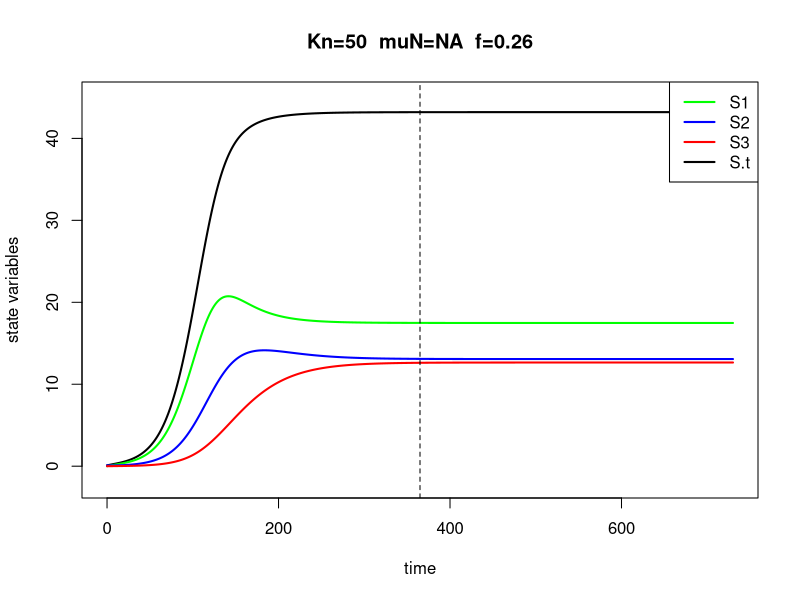
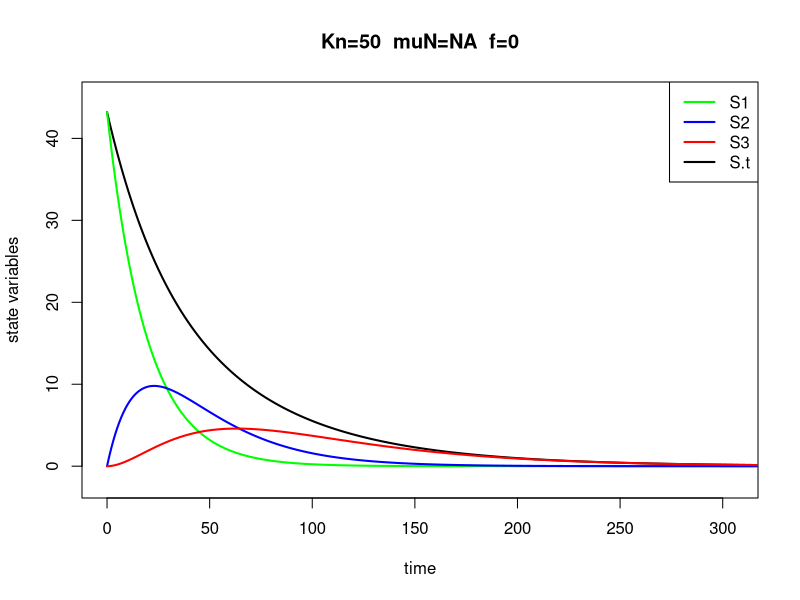
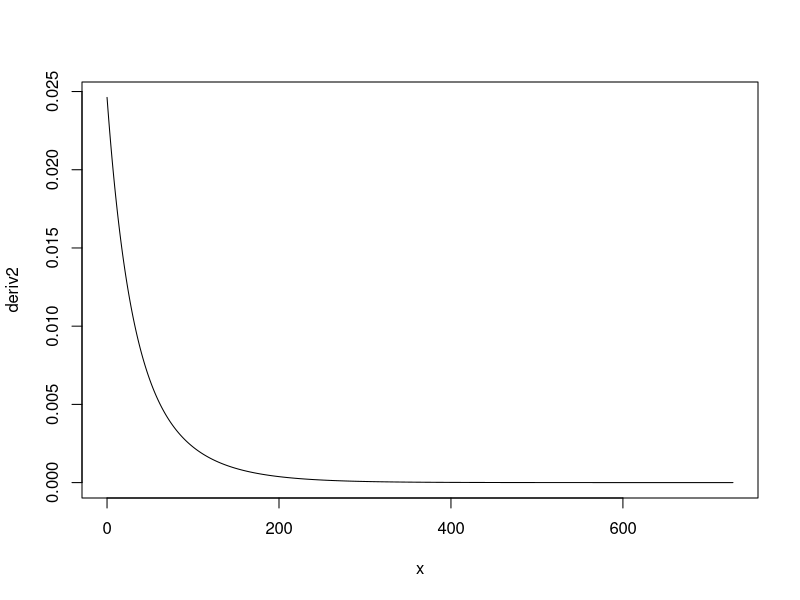

Generate these figures, in order, with R:
#To-do list
  #Size-dependent mortality in snail classes?
  

require(deSolve)

snail_size=function(t, n, parameters) { 
  with(as.list(parameters),{
    
    S1=n[1]
    S2=n[2]
    S3=n[3]
  
    N = S1+S2+S3
    
    dS1dt = f*(1-N/Kn)*(S2+S3) - muN1*S1 - psi1*S1 - g1*S1
    
    dS2dt = g1*S1 - muN2*S2 - psi2*S2 - g2*S2
    
    dS3dt = g2*S2 - muN3*S3 - psi3*S3
    
    
    return(list(c(dS1dt, dS2dt, dS3dt)))
  }) 
} 

#Set initial values and parameters ##################
nstart=c(S1 = 0, S2 = 0.1, S3 =0)
time=seq(0,365*2,1)

#List parameters and values
parameters=c(
  #Snail model parameters
    f = 0.26, #Birth rate of adult snails (snails/reproductive snail/day; including survival to detection; more like a recruitment rate)
    Kn = 50, #carrying capacity of snails (snails/m^2)
    muN1 = 1/40, #Natural mortality rate of small snails (deaths/snail/day; assume mean lifespan = 50 days)
    muN2 = 1/50, #Natural mortality rate of medium snails (deaths/snail/day; assume mean lifespan = 50 days)
    muN3 = 1/60, #Natural mortality rate of large snails (deaths/snail/day; assume mean lifespan = 50 days)
    psi1 = 0, #TBD: predation rate of prawn cohort on smallest size class of snails
    g1 = 1/37, #Growth rate of smallest size class snails (translated from mm/day from McCreesh 2014 to days of growth required for transition to next size class) 
    psi2 = 0, #TBD: predation rate of prawn cohort on medium size class of snails
    g2 = 1/62, ##Growth rate of medium size class snails (translated from mm/day from McCreesh 2014 to days of growth required for transition to next size class) 
    psi3 = 0 #TBD: predation rate of prawn cohort on large size class of snails
)


#Run & plot ###############
output_ss=as.data.frame(ode(nstart,time,snail_size,parameters))
  output_ss$S.t = output_ss$S1 + output_ss$S2 + output_ss$S3 #calculate total snail population density
  eqbm_ss<-output_ss[max(time),]
  
#plot results
par(mfrow = c(1,1))  
  plot(output_ss$time, output_ss$S.t, type = 'l', col = 'black', lwd=2, ylim = c(-2, 45), #xlim = c(0,305),
       ylab = 'state variables', xlab = 'time',
       main = paste('Kn=', parameters['Kn'],'  muN=', parameters['muN'], '  f=', parameters['f'], sep = ''))
    lines(output_ss$time, output_ss$S1, type = 'l', col = 'green', lwd=2)
    lines(output_ss$time, output_ss$S2, type = 'l', col = 'blue', lwd=2)
    lines(output_ss$time, output_ss$S3, type = 'l', col = 'red', lwd=2)
    abline(v = 365, lty=2)
    legend('topright', legend = c('S1', 'S2', 'S3', 'S.t'), lwd=2, col = c('green', 'blue', 'red', 'black'))
    
#Set initial values and parameters ##################
  nstart=c(S1 = eqbm_ss$S.t, S2 = 0, S3 =0)
  time=seq(0,365*2,1)
    
  parameters['f']=0 #stop recruitment
    
#Run & plot ###############
    output_ss=as.data.frame(ode(nstart,time,snail_size,parameters))
    output_ss$S.t = output_ss$S1 + output_ss$S2 + output_ss$S3 #calculate total snail population density
    eqbm_ss<-output_ss[max(time),]
    
  #plot results
    par(mfrow = c(1,1))  
    plot(output_ss$time, output_ss$S.t, type = 'l', col = 'black', lwd=2, ylim = c(-2, 45), xlim = c(0,305),
         ylab = 'state variables', xlab = 'time',
         main = paste('Kn=', parameters['Kn'],'  muN=', parameters['muN'], '  f=', parameters['f'], sep = ''))
    lines(output_ss$time, output_ss$S1, type = 'l', col = 'green', lwd=2)
    lines(output_ss$time, output_ss$S2, type = 'l', col = 'blue', lwd=2)
    lines(output_ss$time, output_ss$S3, type = 'l', col = 'red', lwd=2)
    abline(v = 365, lty=2)
    legend('topright', legend = c('S1', 'S2', 'S3', 'S.t'), lwd=2, col = c('green', 'blue', 'red', 'black'))
    
  #derivative of total snail pop
    vect<-output_ss$S.t
    deriv<-numeric(length(vect)-1)
    for(i in 1:(length(vect)-1)){
      deriv[i] = vect[i] - vect[i+1]
    }
    
    deriv2<-deriv/output_ss$S.t[1]
    deriv2 <- deriv2[-(length(deriv2))]
    sum(deriv2) 
    
    x = 0:(length(deriv2)-1)
    
    plot(x = x, y= deriv2, type='l')
    
    sum(x*deriv2)   
